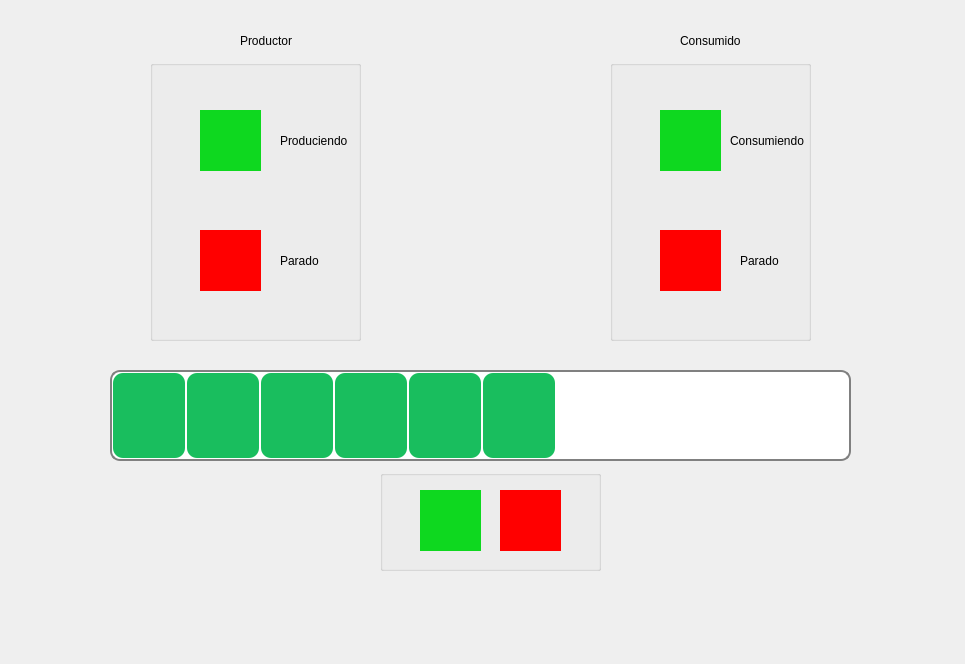
<?xml version="1.0" encoding="UTF-8"?>
<ui version="4.0">
 <class>MainWindow</class>
 <widget class="QMainWindow" name="MainWindow">
  <property name="geometry">
   <rect>
    <x>0</x>
    <y>0</y>
    <width>965</width>
    <height>664</height>
   </rect>
  </property>
  <property name="windowTitle">
   <string>MainWindow</string>
  </property>
  <widget class="QWidget" name="centralwidget">
   <widget class="QProgressBar" name="progressBar">
    <property name="geometry">
     <rect>
      <x>110</x>
      <y>370</y>
      <width>741</width>
      <height>91</height>
     </rect>
    </property>
    <property name="styleSheet">
     <string notr="true">QProgressBar {
    border: 2px solid grey;
    border-radius: 10px;
}

QProgressBar::chunk {
    background-color:#19BE5E;
	width: 72px;
	border-radius: 10px;
    margin: 1px;
}</string>
    </property>
    <property name="value">
     <number>60</number>
    </property>
    <property name="textVisible">
     <bool>false</bool>
    </property>
    <property name="format">
     <string>%p%</string>
    </property>
   </widget>
   <widget class="QGroupBox" name="productorBox">
    <property name="geometry">
     <rect>
      <x>150</x>
      <y>60</y>
      <width>211</width>
      <height>281</height>
     </rect>
    </property>
    <property name="styleSheet">
     <string notr="true"/>
    </property>
    <property name="title">
     <string/>
    </property>
    <widget class="QGroupBox" name="productorOn">
     <property name="geometry">
      <rect>
       <x>50</x>
       <y>50</y>
       <width>61</width>
       <height>61</height>
      </rect>
     </property>
     <property name="styleSheet">
      <string notr="true">QGroupBox{
	background-color:  rgb(14, 216, 31);
	border: none;
}</string>
     </property>
     <property name="title">
      <string/>
     </property>
    </widget>
    <widget class="QGroupBox" name="productorOff">
     <property name="geometry">
      <rect>
       <x>50</x>
       <y>170</y>
       <width>61</width>
       <height>61</height>
      </rect>
     </property>
     <property name="styleSheet">
      <string notr="true">QGroupBox{
	background-color:  rgb(255, 0, 0);
	border: none;
}</string>
     </property>
     <property name="title">
      <string/>
     </property>
    </widget>
    <widget class="QLabel" name="label_3">
     <property name="geometry">
      <rect>
       <x>130</x>
       <y>70</y>
       <width>81</width>
       <height>21</height>
      </rect>
     </property>
     <property name="text">
      <string>Produciendo</string>
     </property>
    </widget>
    <widget class="QLabel" name="label_4">
     <property name="geometry">
      <rect>
       <x>130</x>
       <y>190</y>
       <width>61</width>
       <height>21</height>
      </rect>
     </property>
     <property name="text">
      <string>Parado</string>
     </property>
    </widget>
   </widget>
   <widget class="QGroupBox" name="groupBox_2">
    <property name="geometry">
     <rect>
      <x>610</x>
      <y>60</y>
      <width>201</width>
      <height>281</height>
     </rect>
    </property>
    <property name="title">
     <string/>
    </property>
    <widget class="QGroupBox" name="consumidorOn">
     <property name="geometry">
      <rect>
       <x>50</x>
       <y>50</y>
       <width>61</width>
       <height>61</height>
      </rect>
     </property>
     <property name="styleSheet">
      <string notr="true">QGroupBox{
	background-color:  rgb(14, 216, 31);
	border: none;
}</string>
     </property>
     <property name="title">
      <string/>
     </property>
    </widget>
    <widget class="QGroupBox" name="consumidorOff">
     <property name="geometry">
      <rect>
       <x>50</x>
       <y>170</y>
       <width>61</width>
       <height>61</height>
      </rect>
     </property>
     <property name="styleSheet">
      <string notr="true">QGroupBox{
	background-color:  rgb(255, 0, 0);
	border: none;
}</string>
     </property>
     <property name="title">
      <string/>
     </property>
    </widget>
    <widget class="QLabel" name="label_5">
     <property name="geometry">
      <rect>
       <x>130</x>
       <y>190</y>
       <width>61</width>
       <height>21</height>
      </rect>
     </property>
     <property name="text">
      <string>Parado</string>
     </property>
    </widget>
    <widget class="QLabel" name="label_6">
     <property name="geometry">
      <rect>
       <x>120</x>
       <y>70</y>
       <width>81</width>
       <height>21</height>
      </rect>
     </property>
     <property name="text">
      <string>Consumiendo</string>
     </property>
    </widget>
   </widget>
   <widget class="QLabel" name="label">
    <property name="geometry">
     <rect>
      <x>240</x>
      <y>30</y>
      <width>81</width>
      <height>21</height>
     </rect>
    </property>
    <property name="text">
     <string>Productor</string>
    </property>
   </widget>
   <widget class="QLabel" name="label_2">
    <property name="geometry">
     <rect>
      <x>680</x>
      <y>30</y>
      <width>61</width>
      <height>21</height>
     </rect>
    </property>
    <property name="text">
     <string>Consumidor</string>
    </property>
   </widget>
   <widget class="QGroupBox" name="bufferBox">
    <property name="geometry">
     <rect>
      <x>380</x>
      <y>470</y>
      <width>221</width>
      <height>101</height>
     </rect>
    </property>
    <property name="styleSheet">
     <string notr="true"/>
    </property>
    <property name="title">
     <string/>
    </property>
    <widget class="QGroupBox" name="bufferOn">
     <property name="geometry">
      <rect>
       <x>40</x>
       <y>20</y>
       <width>61</width>
       <height>61</height>
      </rect>
     </property>
     <property name="styleSheet">
      <string notr="true">QGroupBox{
	background-color:  rgb(14, 216, 31);
	border: none;
}</string>
     </property>
     <property name="title">
      <string/>
     </property>
    </widget>
    <widget class="QGroupBox" name="bufferOff">
     <property name="geometry">
      <rect>
       <x>120</x>
       <y>20</y>
       <width>61</width>
       <height>61</height>
      </rect>
     </property>
     <property name="styleSheet">
      <string notr="true">QGroupBox{
	background-color:  rgb(255, 0, 0);
	border: none;
}</string>
     </property>
     <property name="title">
      <string/>
     </property>
    </widget>
   </widget>
  </widget>
 </widget>
 <resources/>
 <connections/>
</ui>
